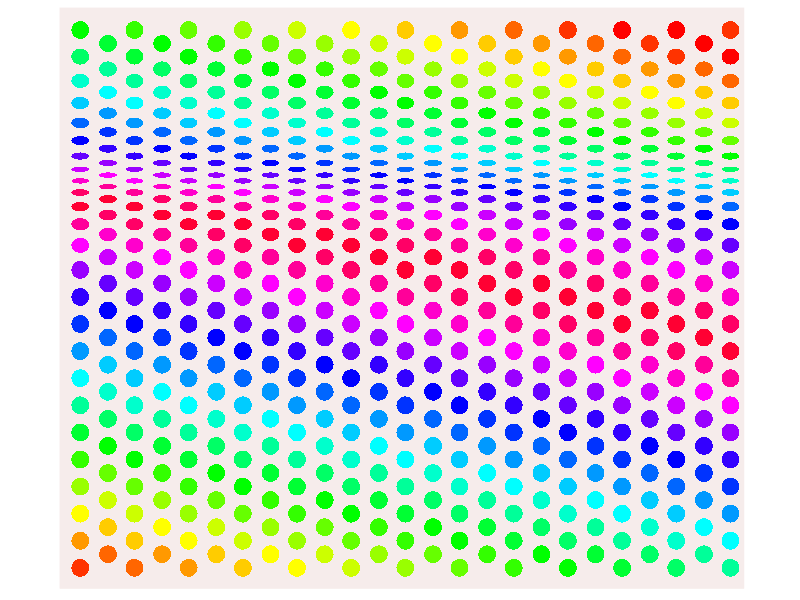

Source code (R):
## ---- chunk 1
library(tidyverse)
g<-ggplot()+ theme(panel.background = element_rect(fill="#f6eceb", colour='#f6eceb'),
                   panel.grid.major = element_blank(),
                   panel.grid.minor = element_blank())

for(i in seq(.03, .97, length=13)){
  for(j in seq(.03, .97, length=49)){
    k=0
    w<-(1:49)[j==seq(.03, .97, length=49)]
    z<-(1:13)[i==seq(.03, .97, length=13)]
    shrink<-c(rep(1, 22), seq(1, .3, length=10), rep(.3,2), seq(.3,1, length=15) )
    adjust<-1-shrink
    if (w/2 ==round(w/2) ){k=.04}
    circle.pos<-data.frame(
      x.coord<-sin(seq(0, 2*pi, length=400))*1/78+i+k,
      y.coord<-cos(seq(0, 2*pi, length=400))*1/78*shrink[w]+j-sum(adjust[1:w]*.016)
      )
    g<-g+geom_polygon(data=circle.pos,
                      aes_string(x=x.coord, y=y.coord),
                      fill=c(rainbow(30), rev(rainbow(30)), rainbow(30))[z+w])
  }
  }
  
g<-g+ coord_fixed()+
  scale_x_continuous(limits = c(0,.99), expand = c(0, 0)) +
  scale_y_continuous(limits = c(0,.84), expand = c(0, 0))+
  theme(axis.title.x=element_blank(),
        axis.text.x=element_blank(),
        axis.ticks.x=element_blank(),
        axis.title.y=element_blank(),
        axis.text.y=element_blank(),
        axis.ticks.y=element_blank())

png("rainbow_hesitate_highres.png", units='in', width=4, height=4, res = 800)
g # Make plot
dev.off()
